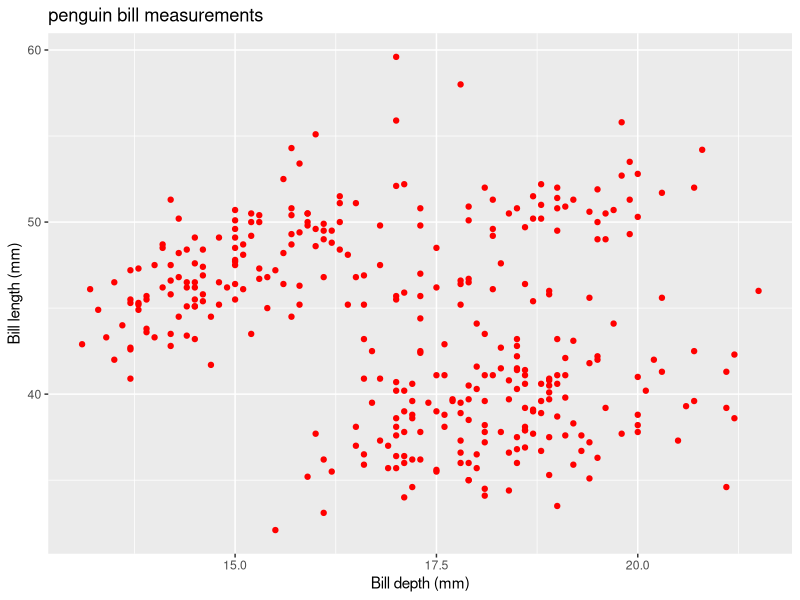

The R source for this figure:
library(palmerpenguins)
library(ggplot2)

ggplot(penguins, aes(x = bill_depth_mm, y = bill_length_mm)) +
  geom_point(col = "red") +
  labs(
    title = "penguin bill measurements",
    x = "Bill depth (mm)",
    y = "Bill length (mm)"
  )
